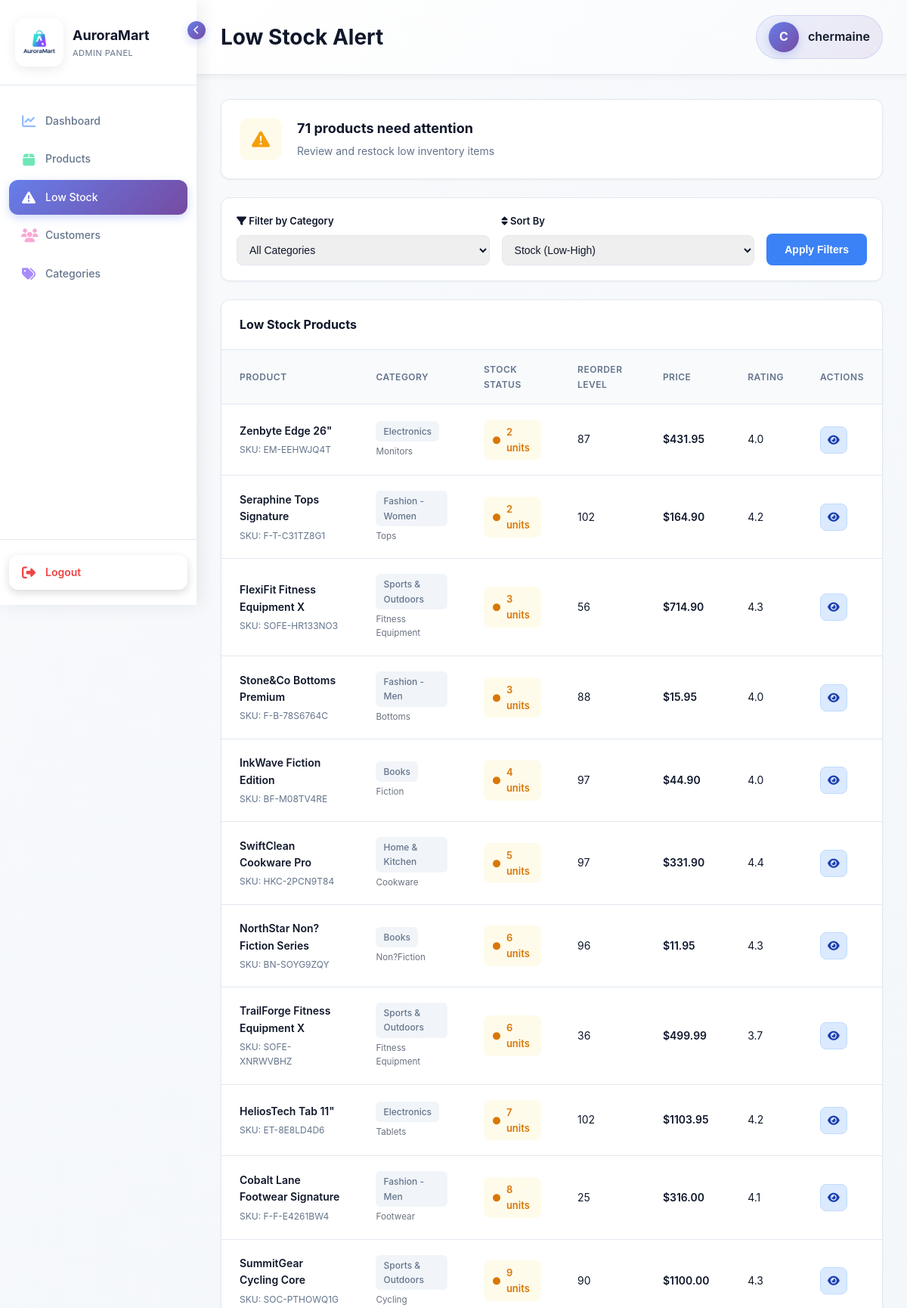
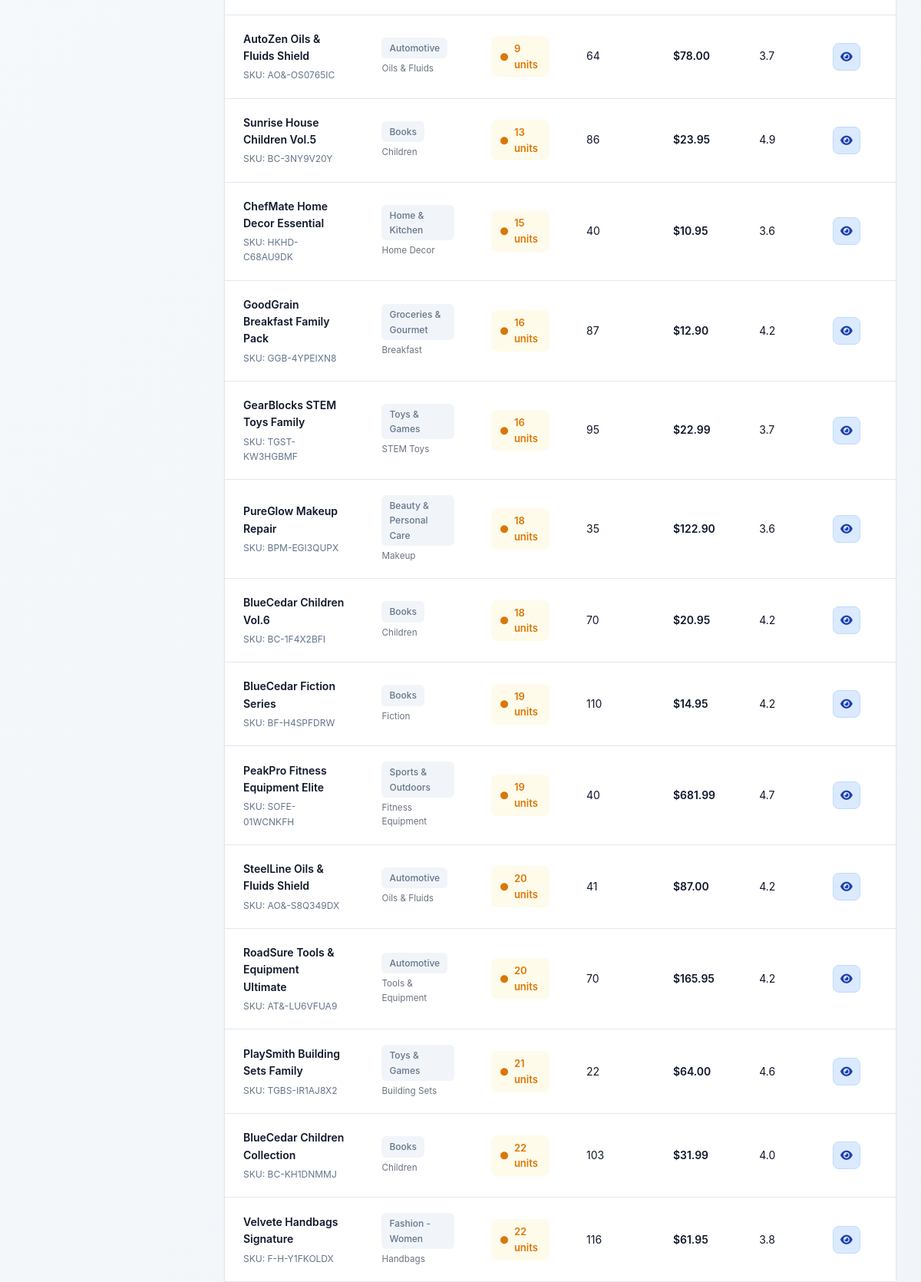
/adminpanel/products/low-stock/ (signed in, upper part), run on the app's committed database (2 pictures, top to bottom).
### storefront/models.py (models this page shows, shortened)
class Customer(AbstractUser):
    username = models.CharField(
        max_length=150,
        unique=True,
        help_text='Required. 150 characters or fewer. Any characters allowed.',
        validators=[],  # No validators - allow any characters
        error_messages={
            'unique': "A user with that username already exists.",
        },
    )
    age = models.IntegerField(null=True, blank=True)
    gender = models.CharField(max_length=20, blank=True)
    employment_status = models.CharField(max_length=50, blank=True)
    occupation = models.CharField(max_length=100, blank=True)
    education = models.CharField(max_length=100, blank=True)
    household_size = models.IntegerField(null=True, blank=True)
    has_children = models.BooleanField(default=False)
    monthly_income_sgd = models.DecimalField(max_digits=10, decimal_places=2, null=True, blank=True, default=None)
    preferred_category = models.ForeignKey(Category, on_delete=models.SET_NULL, null=True, blank=True)

class Product(models.Model):
    sku = models.CharField(max_length=40, unique=True, db_index=True)  # maps "SKU code"
    name = models.CharField(max_length=200)                            # maps "Product name"
    description = models.TextField(blank=True)                         # maps "Product description"
    category = models.ForeignKey(Category, on_delete=models.CASCADE)    # maps "Product Category"
    subcategory = models.CharField(max_length=150, blank=True)         # maps "Product Subcategory"
    stock = models.IntegerField(default=0)                             # maps "Quantity on hand"
    reorder_threshold = models.IntegerField(default=5)                 # maps "Reorder Quantity"
    price = models.DecimalField(max_digits=10, decimal_places=2)       # maps "Unit price"
    rating = models.FloatField(default=0)                              # maps "Product rating"
    image = models.ImageField(upload_to='products/', blank=True, null=True, default='products/default-product.png')
    is_active = models.BooleanField(default=True)
    created_at = models.DateTimeField(auto_now_add=True, null=True, blank=True)
    updated_at = models.DateTimeField(auto_now=True, null=True, blank=True)
    class Meta:
        ordering = ['-id']
        verbose_name = "Product"
        verbose_name_plural = "Products"

class Category(models.Model):
    name = models.CharField(max_length=100)
    description = models.TextField(blank=True)

### adminpanel/views/product_views.py (the view)
# urls.py: path('products/low-stock/', product_views.low_stock, name='low_stock'),
@login_required(login_url='adminpanel:login')
@user_passes_test(is_staff_user, login_url='adminpanel:login')
def low_stock(request):
    products = Product.objects.filter(
        is_active=True,
        stock__lte=F('reorder_threshold')
    ).select_related('category')
    category_id = request.GET.get('category', '')
    if category_id:
        products = products.filter(category_id=category_id)
    sort_by = request.GET.get('sort', 'stock')
    products = products.order_by(sort_by)
    categories = Category.objects.all()
    context = {
        'products': products,
        'categories': categories,
        'selected_category': category_id,
        'sort_by': sort_by,
    }
    return render(request, 'adminpanel/product/low_stock.html', context)

### adminpanel/views/product_views.py (called while the page is built)
def is_staff_user(user):
    return user.is_authenticated and user.is_staff

### storefront/views.py (called while the page is built)
def cart_count(request):
    cart = request.session.get('cart', {})
    total_items = sum(int(qty) for qty in cart.values())
    return {
        'cart_count': total_items
    }

### adminpanel/templates/adminpanel/product/low_stock.html (shortened to what this page needs)
{% extends "adminpanel/base.html" %}
{% block page_title %}Low Stock Alert{% endblock %}
{% block content %}
<div class="alert-summary">
    <div class="alert-icon">
        <i class="fas fa-exclamation-triangle"></i>
    </div>
    <div class="alert-content">
        <div class="alert-title">{{ products|length }} product{% if products|length != 1 %}s{% endif %} need attention</div>
        <div class="alert-description">Review and restock low inventory items</div>
    </div>
</div>
<div class="filter-section" style="background: white; padding: 20px; border-radius: 12px; margin-bottom: 24px; box-shadow: 0 1px 3px rgba(0,0,0,0.05); border: 1px solid #e2e8f0;">
    <form method="get" style="display: flex; gap: 16px; flex-wrap: wrap; align-items: flex-end;">
        <div style="flex: 1; min-width: 200px;">
            <label for="category" style="display: block; font-size: 13px; font-weight: 600; color: #0f172a; margin-bottom: 8px;">
                <i class="fas fa-filter"></i> Filter by Category
            </label>
            <select id="category" name="category" style="width: 100%; padding: 10px 12px; border: 1px solid #e2e8f0; border-radius: 8px; font-size: 14px; color: #0f172a;">
                <option value="">All Categories</option>
            </select>
        </div>
        <div style="flex: 1; min-width: 200px;">
            <label for="sort" style="display: block; font-size: 13px; font-weight: 600; color: #0f172a; margin-bottom: 8px;">
                <i class="fas fa-sort"></i> Sort By
            </label>
            <select id="sort" name="sort" style="width: 100%; padding: 10px 12px; border: 1px solid #e2e8f0; border-radius: 8px; font-size: 14px; color: #0f172a;">
                <option value="stock" {% if sort_by == 'stock' %}selected{% endif %}>Stock (Low-High)</option>
            </select>
        </div>
        <button type="submit" style="padding: 10px 24px; background: #3b82f6; color: white; border: none; border-radius: 8px; font-size: 14px; font-weight: 600; cursor: pointer; transition: all 0.2s ease; height: 42px;">
            Apply Filters
        </button>
    </form>
</div>
{% if products %}
<div class="product-table-container">
    <div class="table-header">
        <h2 class="table-title">Low Stock Products</h2>
    </div>
    <table class="product-table">
        <thead>
            <tr>
                <th>Product</th>
                <th>Category</th>
                <th>Stock Status</th>
                <th>Reorder Level</th>
                <th>Price</th>
                <th>Rating</th>
                <th>Actions</th>
            </tr>
        </thead>
        <tbody>
            {% for product in products %}
            <tr>
                <td>
                    <div class="product-name">{{ product.name }}</div>
                    <div class="product-sku">SKU: {{ product.sku }}</div>
                </td>
                <td>
                    <span class="category-badge">{{ product.category.name }}</span>
                    {% if product.subcategory %}
                    <br><small style="color: #6b7280; margin-top: 4px; display: block;">{{ product.subcategory }}</small>
                    {% endif %}
                </td>
                <td>
                    <span class="stock-status {% if product.stock == 0 %}critical{% else %}low{% endif %}">
                        <i class="fas fa-circle"></i>
                        {% if product.stock == 0 %}
                            Out of Stock
                        {% else %}
                            {{ product.stock }} unit{% if product.stock != 1 %}s{% endif %}
                        {% endif %}
                    </span>
                </td>
                <td>{{ product.reorder_threshold }}</td>
                <td>
                    <span class="price-value">${{ product.price }}</span>
                </td>
                <td>
                    <span>{{ product.rating|floatformat:1 }}</span>
                </td>
                <td>
                    <a href="{% url 'adminpanel:product_detail' product.pk %}" class="btn-icon btn-view" title="View Details">
                        <i class="fas fa-eye"></i>
                    </a>
                </td>
            </tr>
            {% endfor %}
        </tbody>
    </table>
</div>
{% endif %}
{% endblock %}

### adminpanel/templates/adminpanel/base.html (shortened to what this page needs)
<!DOCTYPE html>
<html lang="en">
<head>
    {% load static %}
    <link rel="stylesheet" href="https://cdnjs.cloudflare.com/ajax/libs/font-awesome/6.4.0/css/all.min.css">
</head>
<body>
    <div class="sidebar" id="sidebar">
        <div class="sidebar-header">
            <div class="sidebar-logo">
                <img src="{% static 'images/Auroramart-logo.png' %}" alt="AuroraMart Logo">
            </div>
            <div class="sidebar-brand">
                <div class="brand-name">AuroraMart</div>
                <div class="brand-subtitle">Admin Panel</div>
            </div>
            <div class="sidebar-toggle" onclick="toggleSidebar()">
                <i class="fas fa-chevron-left"></i>
            </div>
        </div>
        <nav class="sidebar-nav">
            <div class="nav-item">
                <a href="{% url 'adminpanel:dashboard' %}" class="nav-link {% if request.resolver_match.url_name == 'dashboard' %}active{% endif %}">
                    <i class="fas fa-chart-line"></i>
                    <span class="nav-text">Dashboard</span>
                </a>
            </div>
            <div class="nav-item">
                <a href="{% url 'adminpanel:product_list' %}" class="nav-link {% if 'product' in request.resolver_match.url_name %}active{% endif %}">
                    <i class="fas fa-box"></i>
                    <span class="nav-text">Products</span>
                </a>
            </div>
            <div class="nav-item">
                <a href="{% url 'adminpanel:low_stock' %}" class="nav-link {% if request.resolver_match.url_name == 'low_stock' %}active{% endif %}">
                    <i class="fas fa-exclamation-triangle"></i>
                    <span class="nav-text">Low Stock</span>
                </a>
            </div>
            <div class="nav-item">
                <a href="{% url 'adminpanel:customer_list' %}" class="nav-link {% if 'customer' in request.resolver_match.url_name %}active{% endif %}">
                    <i class="fas fa-users"></i>
                    <span class="nav-text">Customers</span>
                </a>
            </div>
            <div class="nav-item">
                <a href="{% url 'adminpanel:category_list' %}" class="nav-link {% if 'category' in request.resolver_match.url_name %}active{% endif %}">
                    <i class="fas fa-tags"></i>
                    <span class="nav-text">Categories</span>
                </a>
            </div>
        </nav>
        <div class="sidebar-footer">
            {% if user.is_authenticated %}
            <a href="{% url 'adminpanel:logout' %}" class="logout-link">
                <i class="fas fa-sign-out-alt"></i>
                <span class="nav-text">Logout</span>
            </a>
            {% endif %}
        </div>
    </div>
    <div class="main-content">
        <div class="topbar">
            <h1 class="page-title">{% block page_title %}Dashboard{% endblock %}</h1>
            {% if user.is_authenticated %}
            <div class="user-info">
                <div class="user-avatar">{{ user.username|slice:":1"|upper }}</div>
                <span class="user-name">{{ user.username }}</span>
            </div>
            {% endif %}
        </div>
        <div class="content-wrapper">
            {% block content %}{% endblock %}
        </div>
    </div>
</body>
</html>

### adminpanel/templates/adminpanel/base.html (style rules this page uses)
* { margin: 0; padding: 0; box-sizing: border-box; }
body { font-family: -apple-system, BlinkMacSystemFont, 'Segoe UI', Roboto, Oxygen, Ubuntu, Cantarell, sans-serif; background: linear-gradient(135deg, #f8fafc 0%, #f1f5f9 50%, #e0e7ff 100%); background-attachment: fixed; color: #1e293b; line-height: 1.6; min-height: 100vh; }
.sidebar { position: fixed; left: 0; top: 0; height: 100vh; width: 260px; background: #ffffff; box-shadow: 4px 0 24px rgba(0, 0, 0, 0.08); transition: width 0.3s ease; z-index: 1000; display: flex; flex-direction: column; }
.sidebar-header { padding: 24px 20px; border-bottom: 1px solid #e2e8f0; display: flex; align-items: center; gap: 12px; }
.sidebar-logo { width: 64px; height: 64px; background: #ffffff; border-radius: 14px; display: flex; align-items: center; justify-content: center; flex-shrink: 0; padding: 4px; box-shadow: 0 4px 16px rgba(0, 0, 0, 0.08); }
.sidebar-logo img { width: 100%; height: 100%; object-fit: contain; }
.sidebar-brand { display: flex; flex-direction: column; transition: opacity 0.3s ease; }
.brand-name { font-size: 18px; font-weight: 700; color: #0f172a; }
.brand-subtitle { font-size: 11px; color: #64748b; text-transform: uppercase; letter-spacing: 0.5px; }
.sidebar-toggle { position: absolute; top: 28px; right: -12px; width: 24px; height: 24px; background: linear-gradient(135deg, #667eea 0%, #764ba2 100%); border-radius: 50%; display: flex; align-items: center; justify-content: center; cursor: pointer; box-shadow: 0 4px 12px rgba(102, 126, 234, 0.3); transition: transform 0.3s ease; }
.sidebar-toggle i { color: white; font-size: 12px; }
.sidebar-nav { flex: 1; padding: 20px 0; overflow-y: auto; }
.nav-item { margin: 4px 12px; }
.nav-link { display: flex; align-items: center; gap: 12px; padding: 12px 16px; color: #64748b; text-decoration: none; border-radius: 12px; transition: all 0.3s ease; font-weight: 500; font-size: 14px; position: relative; overflow: hidden; }
.nav-link::before { content: ''; position: absolute; top: 0; left: 0; width: 100%; height: 100%; background: #f8fafc; opacity: 0; transition: opacity 0.3s ease; }
.nav-link.active { background: linear-gradient(135deg, #667eea 0%, #764ba2 100%); color: white; box-shadow: 0 4px 12px rgba(102, 126, 234, 0.3); }
.nav-link.active i { color: white; }
.nav-link i { font-size: 18px; width: 20px; text-align: center; flex-shrink: 0; transition: transform 0.3s ease; }
.nav-link:not(.active) .fa-chart-line { color: #93bbff; }
.nav-link:not(.active) .fa-box { color: #6ee7b7; }
.nav-link:not(.active) .fa-users { color: #f9a8d4; }
.nav-link:not(.active) .fa-tags { color: #a78bfa; }
.nav-text { transition: opacity 0.3s ease; }
.sidebar-footer { padding: 20px 12px; border-top: 1px solid #e2e8f0; }
.logout-link { display: flex; align-items: center; gap: 12px; padding: 12px 16px; color: #ef4444; text-decoration: none; border-radius: 12px; transition: all 0.3s ease; font-weight: 600; font-size: 14px; background: #ffffff; box-shadow: 0 4px 12px rgba(0, 0, 0, 0.15); }
.logout-link i { font-size: 18px; width: 20px; text-align: center; color: #ef4444; transition: transform 0.3s ease; }
.main-content { margin-left: 260px; transition: margin-left 0.3s ease; min-height: 100vh; display: flex; flex-direction: column; }
.topbar { background: linear-gradient(135deg, #ffffff 0%, #f8fafc 100%); padding: 20px 32px; box-shadow: 0 2px 8px rgba(0,0,0,0.06); display: flex; justify-content: space-between; align-items: center; position: sticky; top: 0; z-index: 100; border-bottom: 1px solid #e2e8f0; }
.page-title { font-size: 28px; font-weight: 700; color: #0f172a; }
.user-info { display: flex; align-items: center; gap: 12px; padding: 8px 16px; background: linear-gradient(135deg, rgba(102, 126, 234, 0.1) 0%, rgba(118, 75, 162, 0.1) 100%); border-radius: 50px; border: 1px solid rgba(102, 126, 234, 0.2); }
.user-avatar { width: 40px; height: 40px; border-radius: 50%; background: linear-gradient(135deg, #667eea 0%, #764ba2 100%); display: flex; align-items: center; justify-content: center; color: white; font-weight: 700; font-size: 16px; box-shadow: 0 4px 12px rgba(102, 126, 234, 0.3); }
.user-name { font-weight: 600; color: #0f172a; }
.content-wrapper { flex: 1; padding: 32px; }

### data on the page
Customer: username "C", username "chermaine"
Product: name "Zenbyte Edge 26\"", sku "EM-EEHWJQ4T", category.name "Electronics", subcategory "Monitors", stock "2", reorder_threshold "87", price "431.95", rating "4.0"
Product: name "Seraphine Tops Signature", sku "F-T-C31TZ8G1", category.name "Fashion - Women", subcategory "Tops", stock "2", reorder_threshold "102", price "164.90", rating "4.2"
Product: name "FlexiFit Fitness Equipment X", sku "SOFE-HR133NO3", category.name "Sports & Outdoors", subcategory "Fitness Equipment", stock "3", reorder_threshold "56", price "714.90", rating "4.3"
Product: name "Stone&Co Bottoms Premium", sku "F-B-78S6764C", category.name "Fashion - Men", subcategory "Bottoms", stock "3", reorder_threshold "88", price "15.95", rating "4.0"
Product: name "InkWave Fiction Edition", sku "BF-M08TV4RE", category.name "Books", subcategory "Fiction", stock "4", reorder_threshold "97", price "44.90", rating "4.0"
Product: name "SwiftClean Cookware Pro", sku "HKC-2PCN9T84", category.name "Home & Kitchen", subcategory "Cookware", stock "5", reorder_threshold "97", price "331.90", rating "4.4"
Product: name "NorthStar Non?Fiction Series", sku "BN-SOYG9ZQY", category.name "Books", subcategory "Non?Fiction", stock "6", reorder_threshold "96", price "11.95", rating "4.3"
Product: name "TrailForge Fitness Equipment X", sku "SOFE-XNRWVBHZ", category.name "Sports & Outdoors", subcategory "Fitness Equipment", stock "6", reorder_threshold "36", price "499.99", rating "3.7"
Product: name "HeliosTech Tab 11\"", sku "ET-8E8LD4D6", category.name "Electronics", subcategory "Tablets", stock "7", reorder_threshold "102", price "1103.95", rating "4.2"
Product: name "Cobalt Lane Footwear Signature", sku "F-F-E4261BW4", category.name "Fashion - Men", subcategory "Footwear", stock "8", reorder_threshold "25", price "316.00", rating "4.1"
Product: name "SummitGear Cycling Core", sku "SOC-PTHOWQ1G", category.name "Sports & Outdoors", subcategory "Cycling", stock "9", reorder_threshold "90", price "1100.00", rating "4.3"
Product: name "AutoZen Oils & Fluids Shield", sku "AO&-OS0765IC", category.name "Automotive", subcategory "Oils & Fluids", stock "9", reorder_threshold "64", price "78.00", rating "3.7"
Product: name "Sunrise House Children Vol.5", sku "BC-3NY9V20Y", category.name "Books", subcategory "Children", stock "13", reorder_threshold "86", price "23.95", rating "4.9"
Product: name "ChefMate Home Decor Essential", sku "HKHD-C68AU9DK", category.name "Home & Kitchen", subcategory "Home Decor", stock "15", reorder_threshold "40", price "10.95", rating "3.6"
Product: name "GoodGrain Breakfast Family Pack", sku "GGB-4YPEIXN8", category.name "Groceries & Gourmet", subcategory "Breakfast", stock "16", reorder_threshold "87", price "12.90", rating "4.2"
Product: name "GearBlocks STEM Toys Family", sku "TGST-KW3HGBMF", category.name "Toys & Games", subcategory "STEM Toys", stock "16", reorder_threshold "95", price "22.99", rating "3.7"
Product: name "PureGlow Makeup Repair", sku "BPM-EGI3QUPX", category.name "Beauty & Personal Care", subcategory "Makeup", stock "18", reorder_threshold "35", price "122.90", rating "3.6"
Product: name "BlueCedar Children Vol.6", sku "BC-1F4X2BFI", category.name "Books", subcategory "Children", stock "18", reorder_threshold "70", price "20.95", rating "4.2"
Product: name "BlueCedar Fiction Series", sku "BF-H4SPFDRW", category.name "Books", subcategory "Fiction", stock "19", reorder_threshold "110", price "14.95", rating "4.2"
Product: name "PeakPro Fitness Equipment Elite", sku "SOFE-01WCNKFH", category.name "Sports & Outdoors", subcategory "Fitness Equipment", stock "19", reorder_threshold "40", price "681.99", rating "4.7"
Product: name "SteelLine Oils & Fluids Shield", sku "AO&-S8Q349DX", category.name "Automotive", subcategory "Oils & Fluids", stock "20", reorder_threshold "41", price "87.00", rating "4.2"
Product: name "RoadSure Tools & Equipment Ultimate", sku "AT&-LU6VFUA9", category.name "Automotive", subcategory "Tools & Equipment", stock "20", reorder_threshold "70", price "165.95", rating "4.2"
Product: name "PlaySmith Building Sets Family", sku "TGBS-IR1AJ8X2", category.name "Toys & Games", subcategory "Building Sets", stock "21", reorder_threshold "22", price "64.00", rating "4.6"
Product: name "BlueCedar Children Collection", sku "BC-KH1DNMMJ", category.name "Books", subcategory "Children", stock "22", reorder_threshold "103", price "31.99", rating "4.0"
Product: name "Velvete Handbags Signature", sku "F-H-Y1FKOLDX", category.name "Fashion - Women", subcategory "Handbags", stock "22", reorder_threshold "116", price "61.95", rating "3.8"

### other printed values
{{ products|length }} "71"
